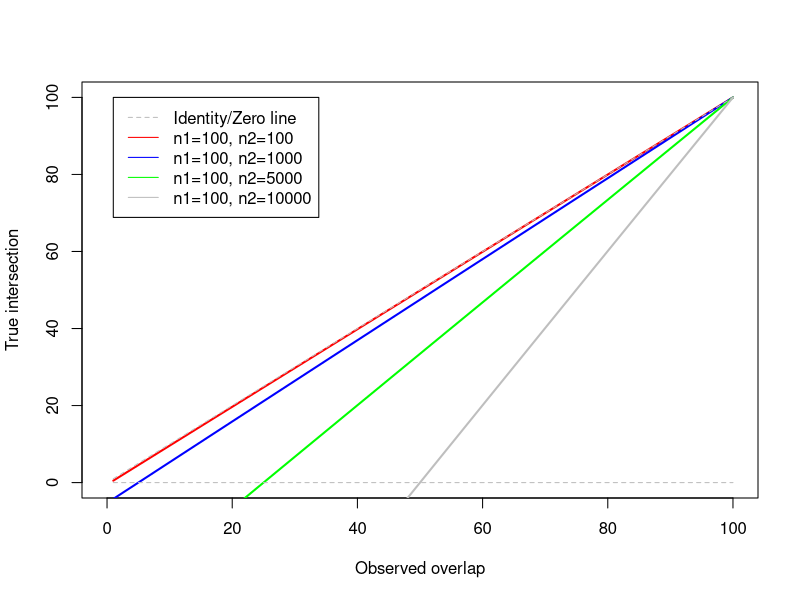
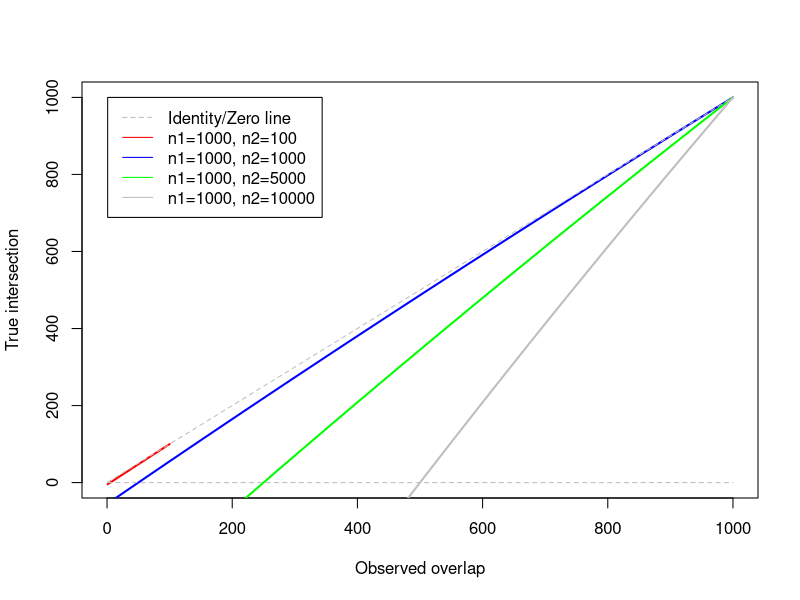
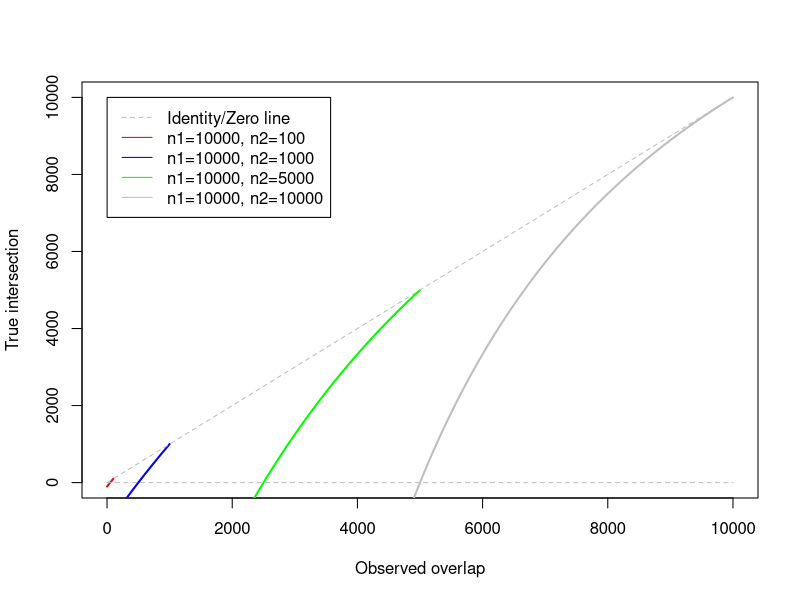

R code for these plots, in order:
## ---- chunk 1
library(ggplot2)

f.x <- function(n0,n1=3000,n2=5000,N=20000) {
  x <- (n0*N-n1*n2)/(n0+N-n1-n2)
  if(x <= n0) {
    x
  } else {
    NA
  }
}

do.plot <- function(n1) {
  n0 <- seq(1,n1)
  N <- 20000
  plot(n0,
       vapply(n0,function(x) f.x(x,n1,100,N),0),
       type='l', lwd=2,
       xlab='Observed overlap', ylab='True intersection',
       col='red',
       xlim=c(0,n1),
       ylim=c(0,n1)
  )
  lines(n0,
        vapply(n0,function(x) f.x(x,n1,1000,N),0),
        type='l', lwd=2,
        col='blue'
  )
  lines(n0,
        vapply(n0,function(x) f.x(x,n1,5000,N),0),
        type='l', lwd=2,
        col='green'
  )
  lines(n0,
        vapply(n0,function(x) f.x(x,n1,10000,N),0),
        type='l', lwd=2,
        col='grey'
  )
  lines(n0,n0,col="grey",lty=2)
  lines(n0,rep(0,length(n0)),col="grey",lty=2)
  legend(1,n1,legend=c(
    "Identity/Zero line",
    paste0("n1=",n1,", n2=100"),
    paste0("n1=",n1,", n2=1000"),
    paste0("n1=",n1,", n2=5000"),
    paste0("n1=",n1,", n2=10000")
  ),
  col=c("grey","red","blue","green","grey"),
  lty=c(2,1,1,1,1)
  )
}
## ---- chunk 2
fig3 <- do.plot(100)
## ---- chunk 3
fig4 <- do.plot(1000)
## ---- chunk 4
fig5 <- do.plot(10000)
